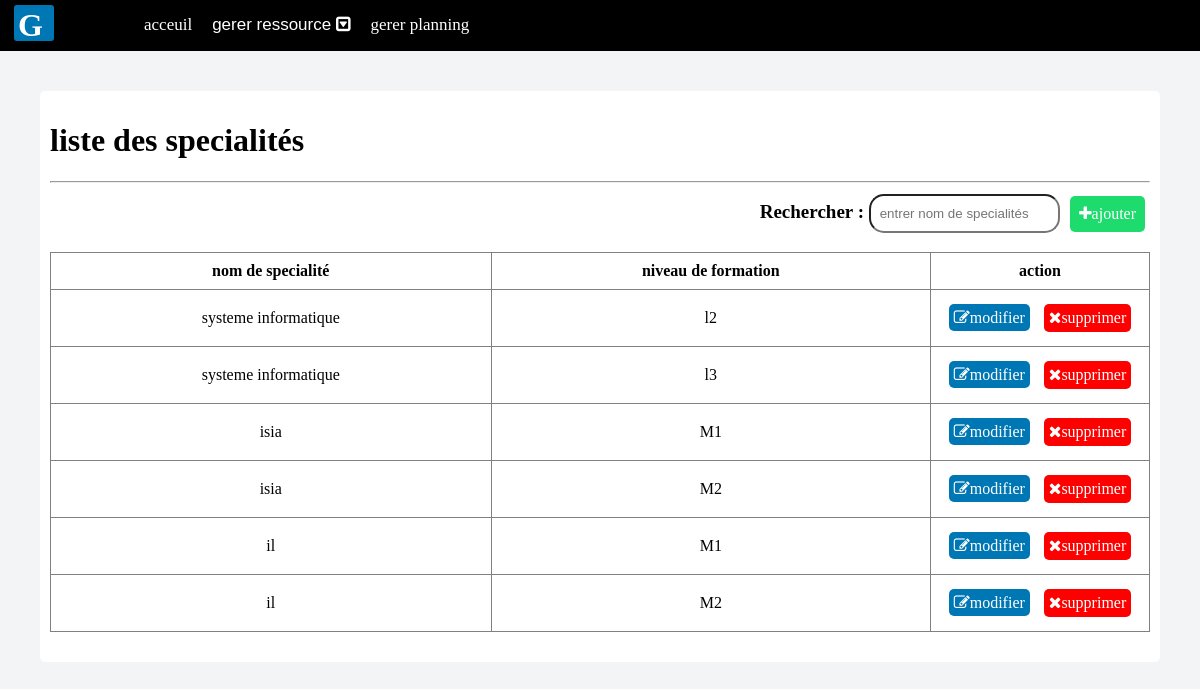
The page /crud5se.php on the database as committed earlier.
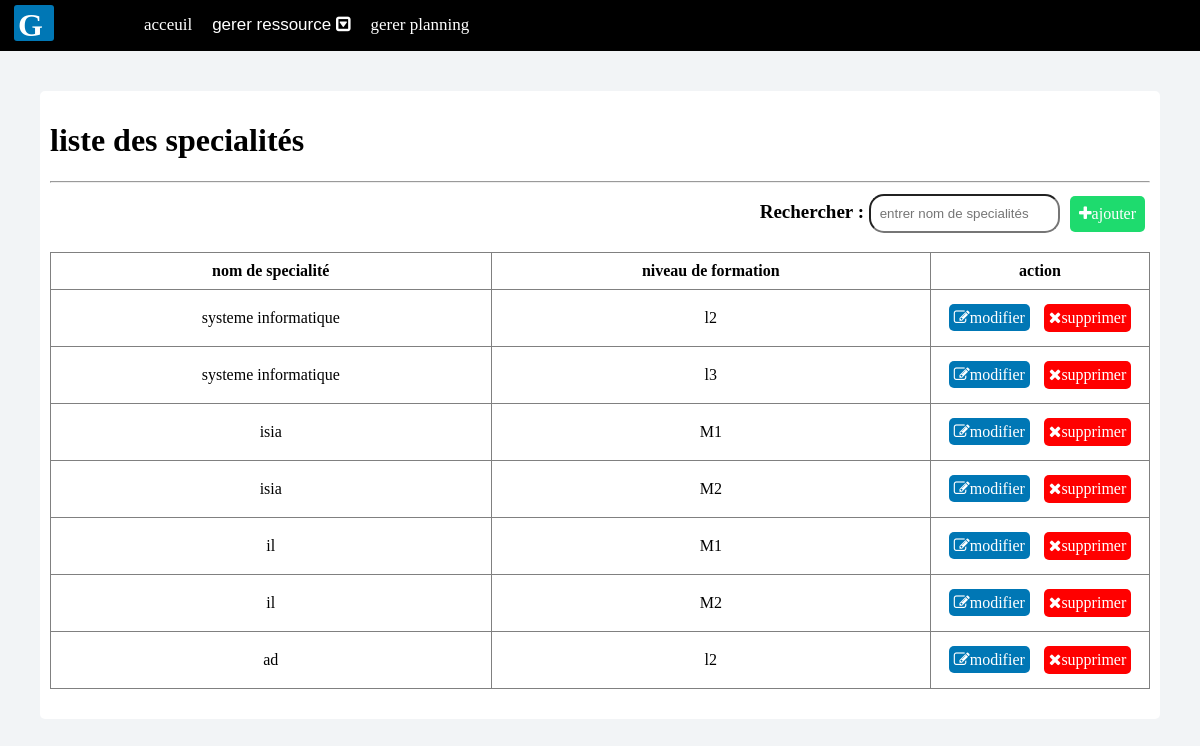
The same page on the database as committed later.
### tables this page shows
CREATE TABLE `niveau_de_formation` (
  `id_n` int(11) NOT NULL,
  `nom_n` enum('l3','l2','M1','M2') NOT NULL,
  `specialité` varchar(45) NOT NULL
);

### crud5se.php (the view, shortened to what this page needs)
<!DOCTYPE html>
<html>
<head>
		<link rel="stylesheet" type="text/css" href="pA.css">
			<link rel="stylesheet" href="https://maxcdn.bootstrapcdn.com/font-awesome/4.7.0/css/font-awesome.min.css">
</head>
<body>
 <?php require_once 'dash.php'; ?>
	<div class="io">
<h1>liste des specialités</h1>
<hr>
 <div class="df">
	 	<label> Rechercher : </label>
	 	 <input type="text" id="myInput" onkeyup="myFunction()" placeholder=" entrer nom de specialités ">
	  <a id="rsw" href="ajouter_se.php"><i class="fa fa-plus"></i>ajouter</a>
	 </div>
<table border="1" width="100%" id="myTable">
	<tr>
		<th>nom de specialité</th>
		<th>niveau de formation</th>
	<th id="at">action</th>
	</tr>
	 <?php
  require_once 'model.php';
  $q=$bd->query("select * from niveau_de_formation");
  while ($t=$q->fetch()){
  ?>
  <tr>
	<td><?php echo $t['specialité'];?></td>
	<td><?php echo $t['nom_n'];?></td>
		<td>
<a id="ml" href="modifier_se.php?ids=<?php echo $t['id_n'];?>&nn=<?php echo $t['nom_n'];?>&se=<?php echo $t['specialité'];?>"><i class="fa fa-edit"></i>modifier</a>
			<button id="s" type="button" onclick="delete_r('delete_se.php?id=',<?php echo $t['id_n'];?> )"><i class="fa fa-times"></i>supprimer</button></td>
		<?php }
  ?></tr>
	</div>
</body>
</html>

Rows that differ between the two databases and show on the page:
added niveau_de_formation: specialité "ad", nom_n "l2"
